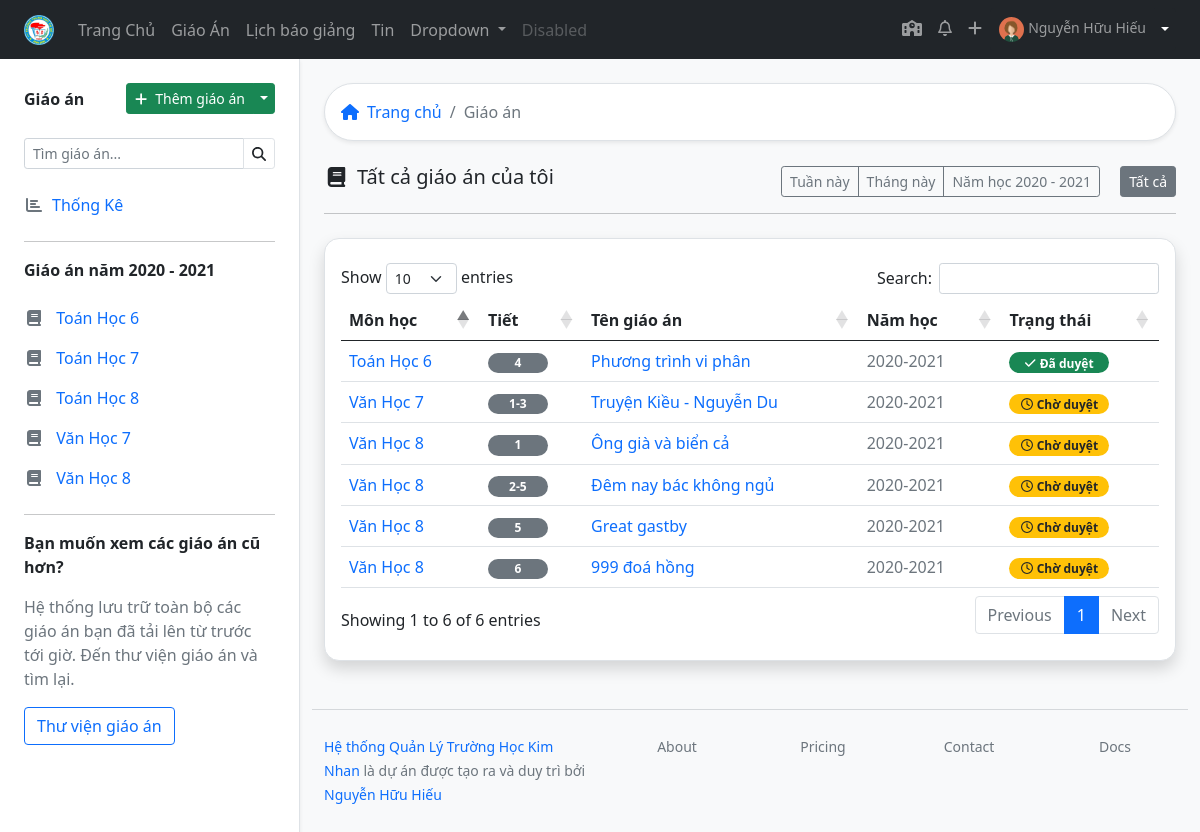
The page /lessons/ (signed in) on the database as committed earlier.
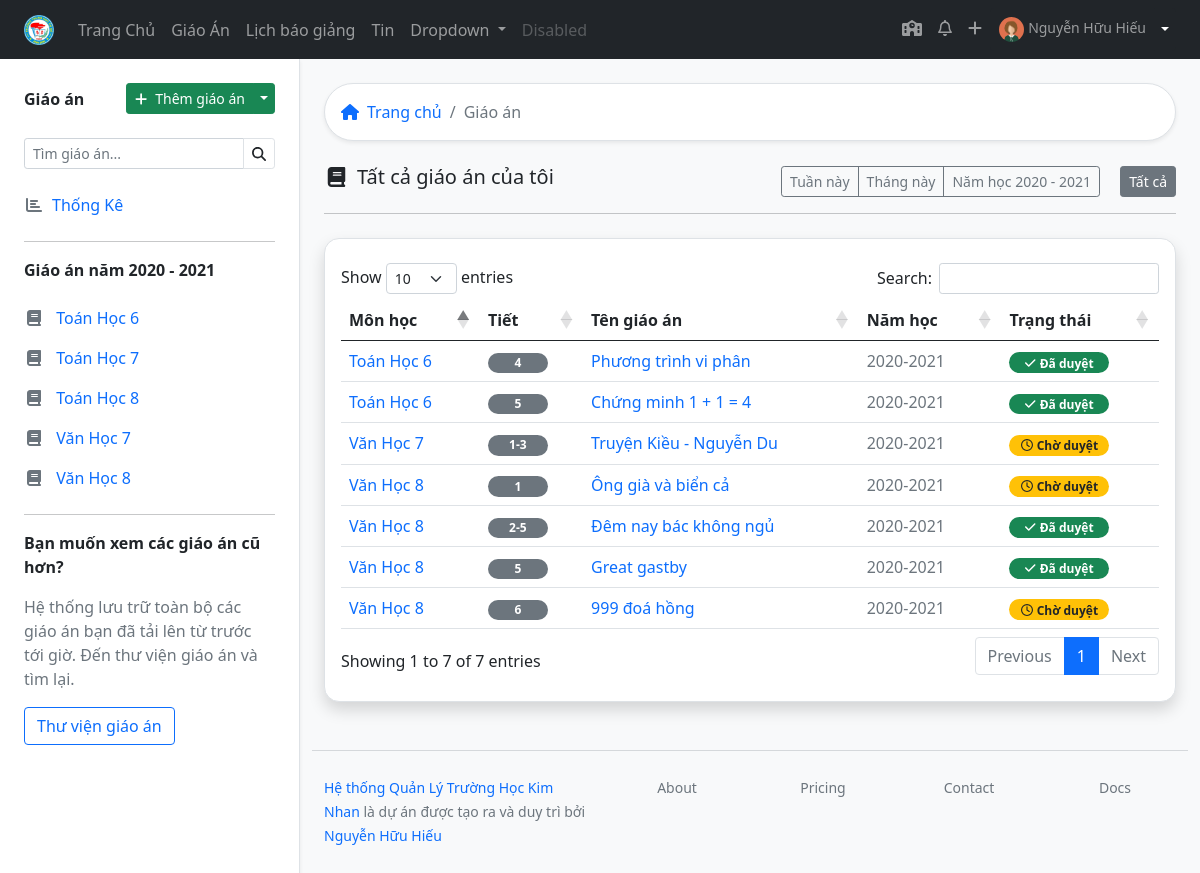
The same page on the database as committed later.
### lessonmanagement/models.py (models this page shows, shortened)
class SchoolAbstract(models.Model):
    title = models.CharField(max_length=50, verbose_name="Tiêu đề")
    description = models.CharField(max_length=200, verbose_name="Mô tả sơ lược", blank=True)
    cover = models.ImageField(upload_to="coverimages/", verbose_name="Ảnh bìa", null = True, blank = True)
    class Meta:
        abstract = True
    def __str__(self):
        return self.title

class Subject(SchoolAbstract):
    group = models.ForeignKey("GroupSubject", related_name='subject123',on_delete=models.SET_NULL, null=True, blank=True, verbose_name='Bộ môn')
    subject_slug = models.SlugField(max_length=50, null=True, blank=True)
    class Meta:
        verbose_name = "Môn học"
        verbose_name_plural = "Môn học"

class Lesson(models.Model):
    title = models.CharField(max_length=200)
    lesson_path = models.FileField(blank=True, null=True)
    upload_time = models.DateTimeField(blank=True, null=True)
    edit_time = models.DateTimeField(blank=True, null=True)
    LEVEL_CHOICES = [
        (6, 6),
        (7, 7),
        (8, 8),
        (9, 9)
    ]
    level = models.IntegerField(choices=LEVEL_CHOICES)
    description = models.CharField(max_length=200, null=True, blank=True)
    teacher = models.ForeignKey(Teacher, on_delete=models.CASCADE)
    subject = models.ForeignKey(Subject, on_delete=models.CASCADE)
    start_number_lesson = models.IntegerField(help_text="Bài giảng này ở tiết số mấy")
    cout_number_lesson = models.IntegerField(help_text="Bài giảng này trong bao nhiêu tiết")
    schoolyear = models.ForeignKey("Schoolyear", on_delete=models.CASCADE, blank=True, null=True)
    classyear = models.ManyToManyField(Classyear, through="LessonClassyear")
    STATUS_CHOICES = [
    ('pending', 'Chờ duyệt'),
    ('acept', 'Đã duyệt'),
    ('deny', 'Bị từ chối'),
    ]
    status = models.CharField(max_length=10, blank=True, choices=STATUS_CHOICES ,default='pending')
    checker = models.ForeignKey(Teacher, related_name="lesson_checker" ,on_delete=models.SET_NULL, null=True, blank=True)
    check_date = models.DateTimeField(auto_now=True)
    note_checker = models.CharField(max_length=200, blank=True)
    class Meta:
        verbose_name = "Giáo Án"
        verbose_name_plural = "Giáo Án"
        ordering = ["-upload_time"]
    def school_year(self):
        return school_year_def(self.upload_time)

### lessonmanagement/views.py (the view)
# urls.py: path('lessons/', views.alllessons, name="alllessons"),
@login_required
def alllessons(request):
    lesson_list = Lesson.objects.filter(teacher=request.user.teacher.id).order_by('upload_time')
    context = {'lesson_list': lesson_list}
    return render(request, 'all_lessons.html', context)

### lessonmanagement/models.py (called while the page is built)
def school_year_def(upload_time):
    if (upload_time.month < 9):
        return upload_time.year -1
    else:
        return upload_time.year

    def full_name(self):
        return ('%s %s') % (self.firstname, self.lastname)

    def schoolyear(self):
        if now.month < 9:
            return ('%s - %s') % (now.year - 1, now.year)
        else:
            return ('%s - %s') % (now.year, now.year+1)

    def lesson_list(self):
        return self.lesson_set.filter(teacher = self.user.id)

    def subject_classyear_list(self):
        return self.subjectclassyear_set.filter(is_teach_now = True).order_by('subject__title').values('subject__title', 'classyear__startyear','subject__group__title').distinct()

### lessonmanagement/templatetags/lessonmanagement_extras.py (called while the page is built)
@register.filter
def classlevel(value):
    now = datetime.now()
    i = 0
    if (now.month < 9):
        i =  (now.year - value) + 5
    else:
        i = (now.year - value) + 6
    if i in [6,7,8,9]:
        return i
    else:
        return value

@register.filter
def schoolyear(value):
    now = datetime.now()
    if (now.month < 9):
        return now.year -1
    else:
        return now.year

### lessonmanagement/templates/all_lessons.html
{% extends 'base_withsidebar.html' %}
{% block content %}
{% load static %}
{% load lessonmanagement_extras %}
{% with teacher=request.user.teacher %}
<div class="bg-white border shadow-sm p-3 rounded-pill mb-4">
  <nav aria-label="breadcrumb">
    <ol class="breadcrumb m-0 ">
      <li class="breadcrumb-item"><a href="{% url 'index' %}" class="text-decoration-none"><i class="fas fa-home me-2"></i>Trang chủ</a></li>
      <li class="breadcrumb-item active"> Giáo án</li>
    </ol>
  </nav>
</div>
{% if request.user.teacher.lesson_list %}
<div class="d-flex justify-content-between align-items-center" >
<h5><i class="fas fa-book fa-fw me-2 "></i>Tất cả giáo án của tôi</h5>
<div>
  <div class="btn-group me-3" role="group" aria-label="Button group with nested dropdown">
    <a href="#" class="btn btn-sm btn-outline-secondary">Tuần này</a>
    <a href="#" class="btn btn-sm btn-outline-secondary">Tháng này</a>
    <a href="{% url 'lessons_toyear' sdf|schoolyear  %}" class="btn btn-sm btn-outline-secondary">Năm học {{ teacher.schoolyear }}</a>
  </div>
  <button type="button" class="btn btn-sm btn-secondary">Tất cả</button>
</div>
</div>
<hr class="mb-4">
            <div class="border py-4 px-3 rounded-15 shadow bg-white">
                {% include "table/table_all.html" %}
            </div>
            {% else %}
            {% include 'empty_lesson.html' %}
            {% endif %}
        {% endwith %}
  {% endblock %}

### lessonmanagement/templates/sidebar.html (shortened to what this page needs)
{% load lessonmanagement_extras %}
{% with teacher=request.user.teacher %}
<div class="position-sticky top-0 start-0 pt-4">
    <div class="d-flex justify-content-between mb-4 align-items-center">
      <span class="fw-bold">Giáo án</span>
<div class="btn-group">
  <a href="{% url 'addlesson' %}" class="btn btn-sm btn-success"><i class="fas fa-plus me-2"></i>Thêm giáo án</a>
  <button type="button" class="btn btn-sm btn-success dropdown-toggle dropdown-toggle-split" data-bs-toggle="dropdown" aria-expanded="false">
  </button>
</div>
      </div>
      <form action="">
        <div class="input-group input-group-sm mb-3">
        <input type="search" class="form-control " list="datalistOptions" id="exampleDataList" placeholder="Tìm giáo án..." aria-describedby="button-addon2">
          <button class="btn border" type="submit" id="button-addon2"><i class="fas fa-search"></i></button>
        </div>
      </form>
      <div class="list-group">
        <a href="{% url 'lessondashboard' %}" class="list-group-item list-group-item-action border-0 text-primary ps-0 {% if request.path == '/lessondashboard/' %} fw-bold {% endif %}"><i class="fas fa-chart-bar me-2 text-muted  fa-fw "></i>Thống Kê</a>
        <hr >
      <span class="fw-bold mb-3">Giáo án năm {{ teacher.schoolyear }} </span>
        {% for i in teacher.subject_classyear_list %}
     <a href="{% url 'lessons_subject_level' i.subject__title|slugify i.classyear__startyear|classlevel %}" class="list-group-item list-group-item-action border-0 text-primary ps-0"><i class="fas fa-book fa-fw me-2 text-muted"></i> {{ i.subject__title }} {{ i.classyear__startyear|classlevel }} </a>
        {% endfor %}
        <hr>
        <span class="fw-bold mb-3">Bạn muốn xem các giáo án cũ hơn?</span>
        <p class="text-muted pe-3">Hệ thống lưu trữ toàn bộ các giáo án bạn đã tải lên từ trước tới giờ. Đến thư viện giáo án và tìm lại.</p>
      </div>
      <a href="{% url 'alllessons' %}" class="btn btn-outline-primary mb-3">Thư viện giáo án </a>
    </div>
  {% endwith %}

### lessonmanagement/templates/table/table_all.html (shortened to what this page needs)
<table id="exampletable" class="table table-hover  " style="width:100%">
    <thead >
        <tr>
            <th>Môn học</th>
            <th>Tiết</th>
            <th>Tên giáo án</th>
            <th>Năm học</th>
            <th>Trạng thái</th>
        </tr>
    </thead>
    <tbody>
        {% for lesson in lesson_list %}
        <tr>
            <td> <a href="{% url 'lessons_subject_level' lesson.subject|slugify lesson.level %}" class="text-decoration-none"> {{ lesson.subject }} {{ lesson.level }} </a>
            </td>
            <td>
                <span class="badge rounded-pill bg-secondary" style="width: 60px;">{{ lesson.start_number_lesson}}{% if lesson.cout_number_lesson > 1 %}-{{ lesson.start_number_lesson|add:lesson.cout_number_lesson }} {% endif %}</span>
            </td>
            <td><a href="{% url 'lesson' lesson.id %}" class="text-decoration-none">{{ lesson.title }}  </a></td>
            <td class="text-muted" >{{ lesson.school_year }}-{{ lesson.school_year|add:"1" }}</td>
            <td>                    {% if lesson.status == "pending" %}
                <span class="badge bg-warning text-dark rounded-pill" style="width: 100px;"><i class="far fa-clock me-1"></i>{{ lesson.get_status_display}}</span>
                {% elif lesson.status == "acept" %}
                <span class="badge bg-success  rounded-pill"  style="width: 100px;"><i class="fas fa-check me-1"></i>{{ lesson.get_status_display}}</span>
                 {% elif lesson.status == "deny" %}
                 <span class="badge bg-danger  rounded-pill"  style="width: 100px;"><i class="fas fa-times me-1"></i>{{ lesson.get_status_display}}</span>
                {% endif %} </td>
        </tr>
        {% endfor %}
    </tbody>
</table>

Rows that differ between the two databases and show on the page:
changed Lesson "Đêm nay bác không ngủ": status "Chờ duyệt" → "Đã duyệt"
changed Lesson "Great gastby": status "Chờ duyệt" → "Đã duyệt"
added Lesson: subject "Toán Học", level "6", start_number_lesson "5", title "Chứng minh 1 + 1 = 4", school_year "2020", school_year|add "2021", status "Đã duyệt"
Other text that changed with them:
text written by a page script: "Show entries Search: Showing 1 to 6 of 6 entries Previous 1 Next" → "Show entries Search: Showing 1 to 7 of 7 entries Previous 1 Next"
